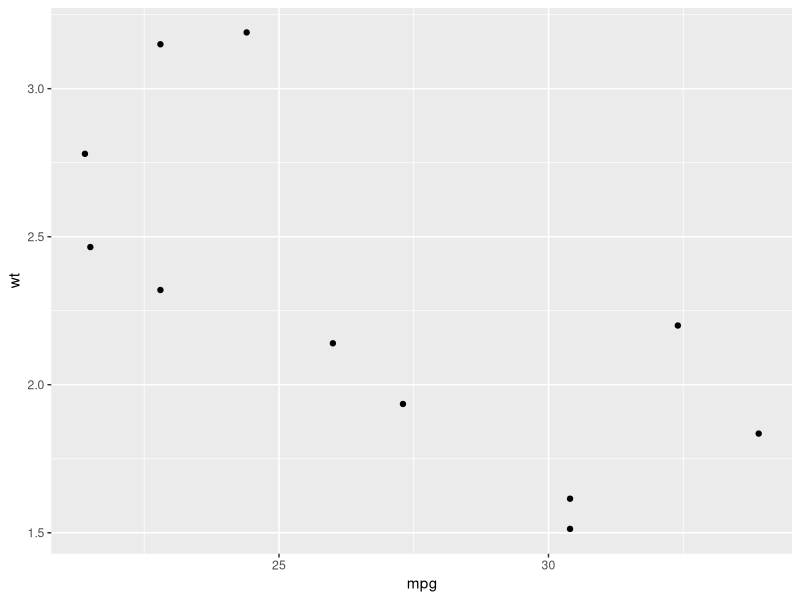
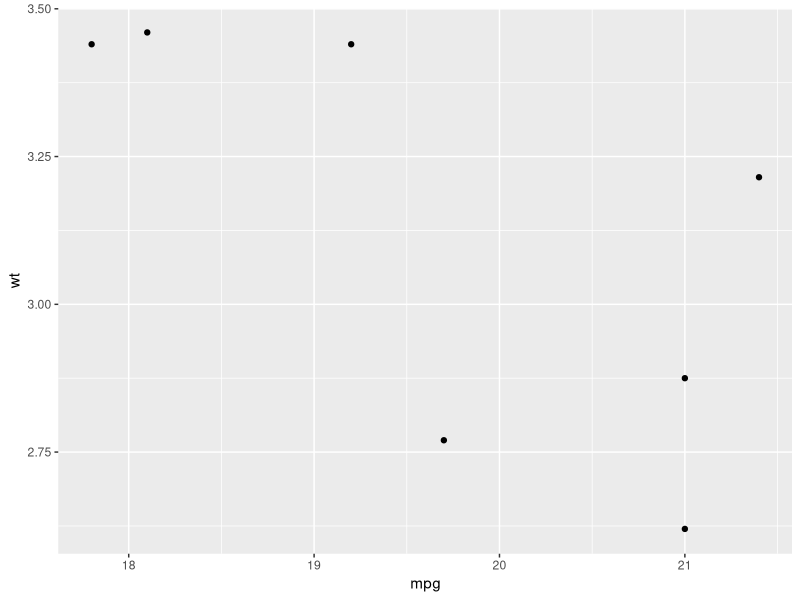
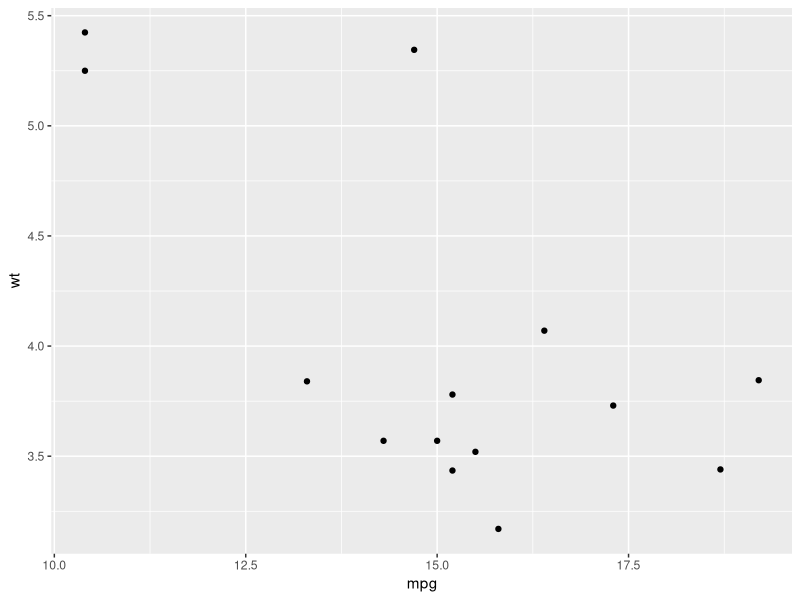

The R script that drew these images, in order:
library(tidyverse)

# safely() is similar to try() in base R
# It never throws an error, so lets you test out things
# It returns 2 elements:
# result is the original result, if there was an error it will be NULL
# error is an error object, if there wasn't an error it will be NULL

safe_log <- safely(log)

str(safe_log(10))
str(safe_log("a"))

# safely works with map functions
x <- list(1, 10, "a")
y <- x %>% map(safely(log))
str(y)
# You can transpose this result to get a list with the errors and a list,
# with the outputs
y <- y %>% transpose()
str(y)

# You choose how to handle the errors
# You might want to focus on the values which threw an error
is_ok <- y$error %>% map_lgl(is_null)
x[!is_ok]
# Or just extract the values which didn't
y$result[is_ok] %>% flatten_dbl()

# possibly() is like safely but it always succeeds
# We give it a value to put if there's an error
# Here we want errors to give NA
x <- list(1, 10, "a")
x %>% map_dbl(possibly(log, NA_real_))

# quietly() is similar but it also captures printed output, messages and warnings
x <- list(1, -1)
x %>% map(quietly(log)) %>% str()


# Mapping over multiple arguments -----------------------------------------

# Often you have multiple related inputs that you iterate along in parallel
# map2() and pmap() can do that
# map will let you simulate some random normals with different means
mu <- list(5, 10, -3)
mu %>% 
  map(rnorm, n = 5) %>% 
  str()

# map2 lets you iterate over another vector, such as sd
sigma <- list(1, 5, 10)
map2(mu, sigma, rnorm, n = 5) %>% str()

# Instead of map3, map4 etc there is pmap(), which takes a list of arguments
# Say you also wanted to vary the number of samples
n <- list(1, 3, 5)
args1 <- list(n, mu, sigma)
args1 %>%
  pmap(rnorm) %>% 
  str()

# You can also name the arguments to make it easier to read
args2 <- list(mean = mu, sd = sigma, n = n)
args2 %>% 
  pmap(rnorm) %>% 
  str()

# We could also store the arguments in a data frame
params <- tribble(
  ~mean, ~sd, ~n,
  5,     1,  1,
  10,     5,  3,
  -3,    10,  5
)
params %>% 
  pmap(rnorm)


# You might also want to vary the function itself, not just the args
f <- c("runif", "rnorm", "rpois")
param <- list(
  list(min = -1, max = 1), 
  list(sd = 5), 
  list(lambda = 10)
)
# invoke_map() does this
invoke_map(f, param, n = 5) %>% str()
# The first arg is a list of functions or chr vector of names
# The second is a list of lists giving the args for each function
# Any other arguments are passed to every function

# Doing this with a tribble makes things easier
sim <- tribble(
  ~f,      ~params,
  "runif", list(min = -1, max = 1),
  "rnorm", list(sd = 5),
  "rpois", list(lambda = 10)
)
sim %>% 
  mutate(sim = invoke_map(f, params, n = 10))


# Walk --------------------------------------------------------------------

# walk() is like map but if you want a function for its side effects
# This is particularly for rendering an image or saving a file
x <- list(1, "a", 3)
x %>% 
  walk(print)

# walk2() or pwalk() is usually more useful
# pwalk() could save a vector of plots to a vector of file names
plots <- mtcars %>% 
  split(.$cyl) %>% 
  map(~ggplot(., aes(mpg, wt)) + geom_point())
paths <- stringr::str_c(names(plots), ".pdf")

pwalk(list(paths, plots), ggsave, path = tempdir())
tempdir() # no clue what is up with tempdir

# All the walk functions invisibly return .x - the first argument
# This makes them useful for the middle of pipes
